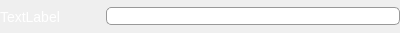
<?xml version="1.0" encoding="UTF-8"?>
<ui version="4.0">
 <class>FileExtensionsSettingView</class>
 <widget class="QWidget" name="FileExtensionsSettingView">
  <property name="geometry">
   <rect>
    <x>0</x>
    <y>0</y>
    <width>400</width>
    <height>33</height>
   </rect>
  </property>
  <property name="windowTitle">
   <string>Form</string>
  </property>
  <property name="styleSheet">
   <string>border:none;
</string>
  </property>
  <layout class="QHBoxLayout" name="horizontalLayout">
   <property name="leftMargin">
    <number>0</number>
   </property>
   <property name="topMargin">
    <number>5</number>
   </property>
   <property name="rightMargin">
    <number>0</number>
   </property>
   <property name="bottomMargin">
    <number>5</number>
   </property>
   <item>
    <widget class="QLabel" name="_label">
     <property name="sizePolicy">
      <sizepolicy hsizetype="Fixed" vsizetype="Preferred">
       <horstretch>0</horstretch>
       <verstretch>0</verstretch>
      </sizepolicy>
     </property>
     <property name="minimumSize">
      <size>
       <width>100</width>
       <height>0</height>
      </size>
     </property>
     <property name="maximumSize">
      <size>
       <width>100</width>
       <height>16777215</height>
      </size>
     </property>
     <property name="styleSheet">
      <string>color:white;
font-size:14px;
border:none;</string>
     </property>
     <property name="text">
      <string>TextLabel</string>
     </property>
    </widget>
   </item>
   <item>
    <widget class="QLineEdit" name="_textBox">
     <property name="sizePolicy">
      <sizepolicy hsizetype="MinimumExpanding" vsizetype="Fixed">
       <horstretch>0</horstretch>
       <verstretch>0</verstretch>
      </sizepolicy>
     </property>
     <property name="minimumSize">
      <size>
       <width>250</width>
       <height>0</height>
      </size>
     </property>
     <property name="styleSheet">
      <string> border: 1px solid #999999;
 border-radius: 5px;
 padding: 0 8px;
background:white;</string>
     </property>
    </widget>
   </item>
  </layout>
 </widget>
 <resources/>
 <connections/>
</ui>
